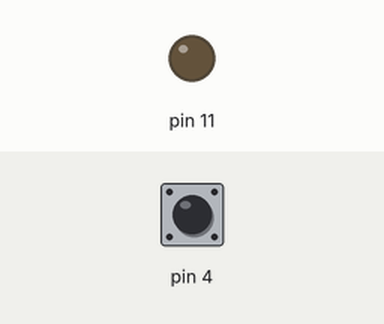
Bench run of a sketch on a simulated Arduino Uno, built with avr-gcc and run on an emulated ATmega328P. Parts: output pins drawn as LEDs (lit = HIGH). Inputs (shaded band) come from the test bench; at power-on: pin 4 HIGH.

Above: at 1.2 s.
1.3 s: pin 4 pulled LOW for 0.15 s
At 1.4 s:
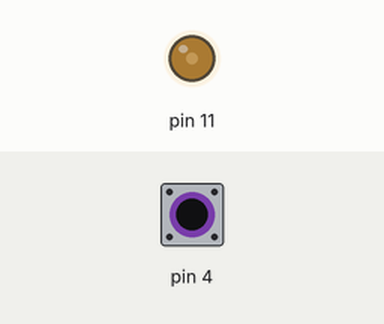
3.0 s: pin 4 pulled LOW for 3.2 s
At 6.8 s:
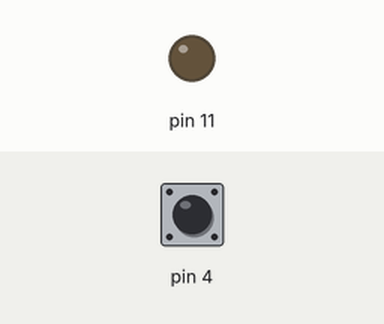
Timing chart, 0 to 8.3 s (numbered marks = the images above; inputs shaded):
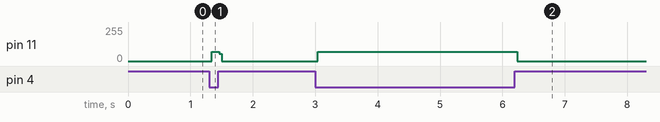

The sketch:

recepcionUno.ino
```cpp
struct servoMoveMessage
{
    float servoNum;
};

struct servoMoveMessage message;
int valorEntrada;
bool activo;
void recieveStructure(byte *structurePointer, int structureLength)
{
    if (Serial.available() < sizeof(message))
        return;
    Serial.readBytes(structurePointer, structureLength);
    // Serial.println(valorEntrada);
}

void setup()
{
    Serial.begin(9600);
    // pinMode(LED_BUILTIN, OUTPUT);
    //  pinMode(13, OUTPUT);
    //  digitalWrite(13, LOW);
    pinMode(11, OUTPUT);
    digitalWrite(11, LOW);
    pinMode(4, INPUT_PULLUP);
    recieveStructure((byte *)&message, sizeof(message));
}

void loop()
{
    valorEntrada = message.servoNum;
    int aceleracion = valorEntrada * 15;

    if (Serial.available())
    {
        recieveStructure((byte *)&message, sizeof(message));
    }

    while (digitalRead(4) == LOW)
    {
        while (digitalRead(4) == LOW && aceleracion > valorEntrada)
        {
            digitalWrite(11, HIGH);         // turn the LED on (HIGH is the voltage level)
            delayMicroseconds(aceleracion); // wait for a second
            digitalWrite(11, LOW);          // turn the LED off by making the voltage LOW
            delayMicroseconds(aceleracion); // wait for a second
            aceleracion--;
        }
        digitalWrite(11, HIGH);          // turn the LED on (HIGH is the voltage level)
        delayMicroseconds(valorEntrada); // wait for a second
        digitalWrite(11, LOW);           // turn the LED off by making the voltage LOW
        delayMicroseconds(valorEntrada); // wait for a second
    }
}
```

Measured:
- after the input at 1.3 s, pin 11: 0/255 → 71/255 at once, → 0/255 0.12 s later
- after the input at 3.0 s, pin 11: 0/255 → 71/255 at once, → 0/255 3.2 s later
